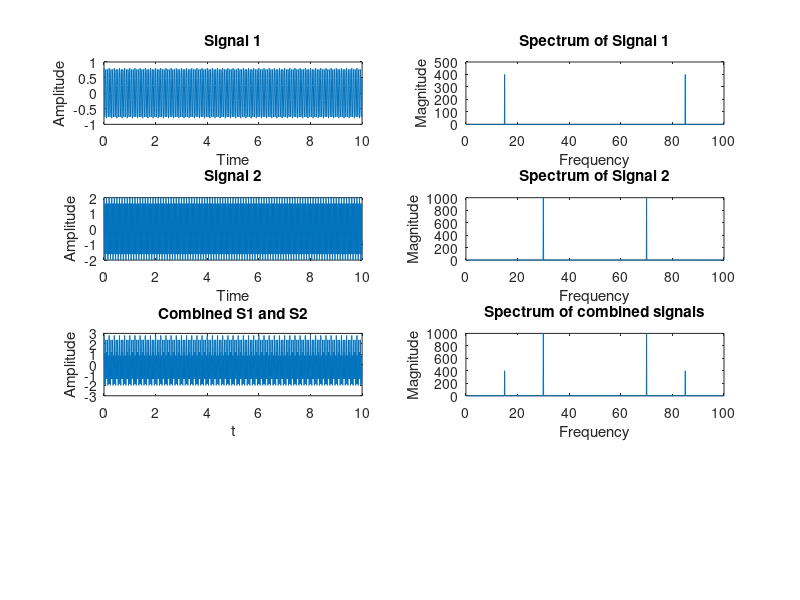

The MATLAB script that drew this image:
Fs=100;
T=1/Fs;
t=0:T:10-T;
%t=0:T:L-1;

S1=0.8*cos(2*pi*15*t);
subplot(4,2,1);
plot(t,S1);
xlabel('Time');
ylabel('Amplitude');
title('Signal 1');

subplot(4,2,2);
sf1=fft(S1);
f_1=(0:length(sf1)-1)*Fs/length(sf1);
plot(f_1,abs(sf1));
xlabel('Frequency');
ylabel('Magnitude');
title('Spectrum of Signal 1');

S2=2*cos(2*pi*30*t);
subplot(4,2,3);
plot(t,S2);
xlabel('Time');
ylabel('Amplitude');
title('Signal 2');

subplot(4,2,4)
sf2=fft(S2);
f_2=(0:length(sf2)-1)*Fs/length(sf2);
plot(f_2,abs(sf2));
xlabel('Frequency');
ylabel('Magnitude');
title('Spectrum of Signal 2');


S=S1+S2;
subplot(4,2,5);
plot(t,S);
xlabel('t');
ylabel('Amplitude');
title('Combined S1 and S2');
subplot(4,2,6);
y=fft(S);
f=(0:length(y)-1)*Fs/length(y);
plot(f,abs(y));
xlabel('Frequency');
ylabel('Magnitude');
title('Spectrum of combined signals');

%{
S=S1+S2;
subplot(4,1,1);
plot(t,S);
xlabel('Time');
ylabel('Amplitude');
%}
%{
subplot(2,1,2);
y=fft(S1);
f=(0:length(y)-1)*Fs/length(y);
plot(f,abs(y));
xlabel('Frequency');
ylabel('Magnitude');
%}